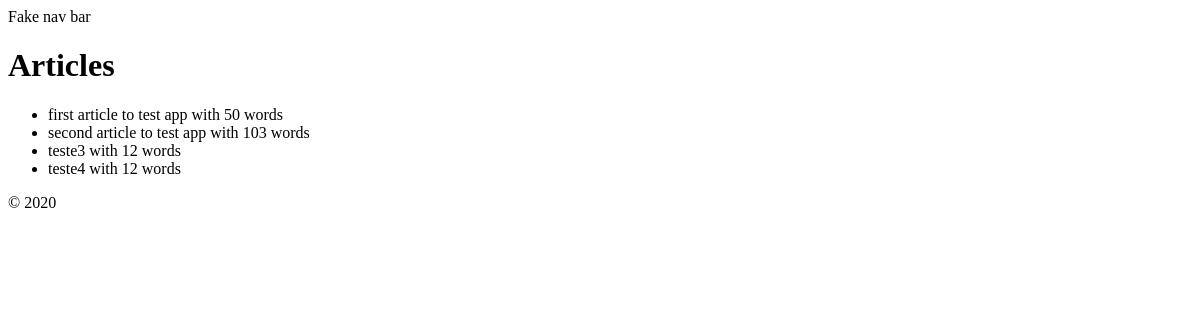
/articles/, run on an earlier commit of the app's database.
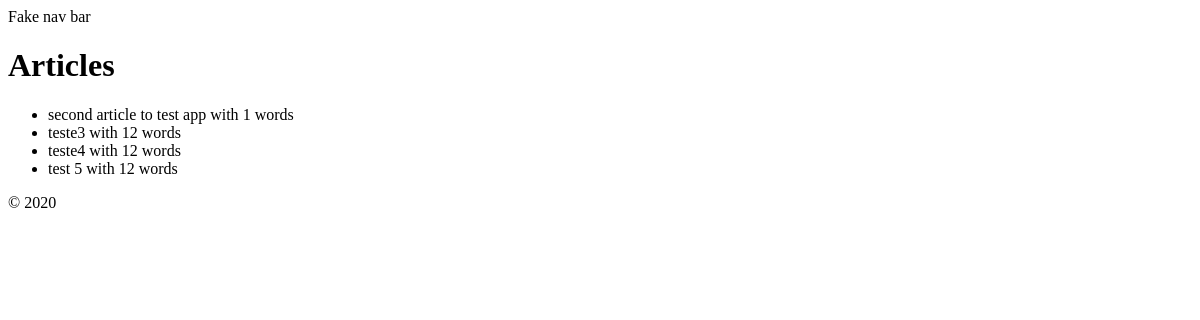
And on a later commit of the database.
### app/models.py (models this page shows)
class Article(models.Model):
    title = models.CharField(max_length=100)
    content = models.TextField(blank=True, default="")
    word_count = models.IntegerField()
    twitter_post = models.TextField(blank=True, default="")
    status = models.CharField(
        max_length=20,
        choices=ARTICLE_STATUS,
        default=ARTICLE_STATUS[0][0],
    )
    created_at = models.DateTimeField(auto_now_add=True)
    updated_at = models.DateTimeField(auto_now=True)

### app/views.py (the view)
# urls.py: path("", ArticleListView.as_view(), name="home"),
class ArticleListView(ListView):
    template_name = "app/home.html"
    model = Article
    context_object_name = "articles"

### templates/app/home.html
{% extends 'app/base.html' %}
{% block content %}
  <h1>Articles</h1>
  <ul>
    {% for article in articles %}
      <li>{{ article.title }} with {{ article.word_count }} words</li>
    {% endfor %}
  </ul>
{% endblock %}

What changed in the data, as far as the page shows it:
removed Article: title "first article to test app", word_count "50"
changed Article "second article to test app": word_count "103" → "1"
added Article: title "test 5", word_count "12"
